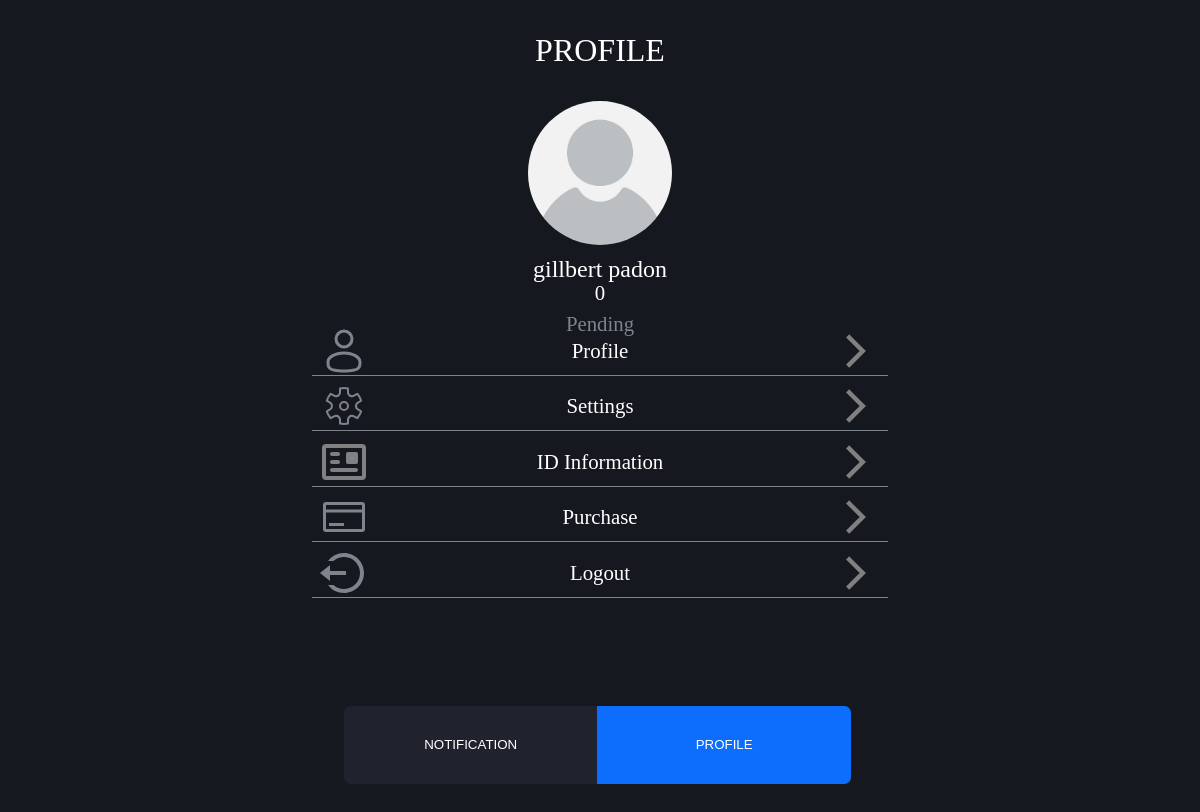
Before: /priotizen_app/profile.php (signed in) with the older database file.
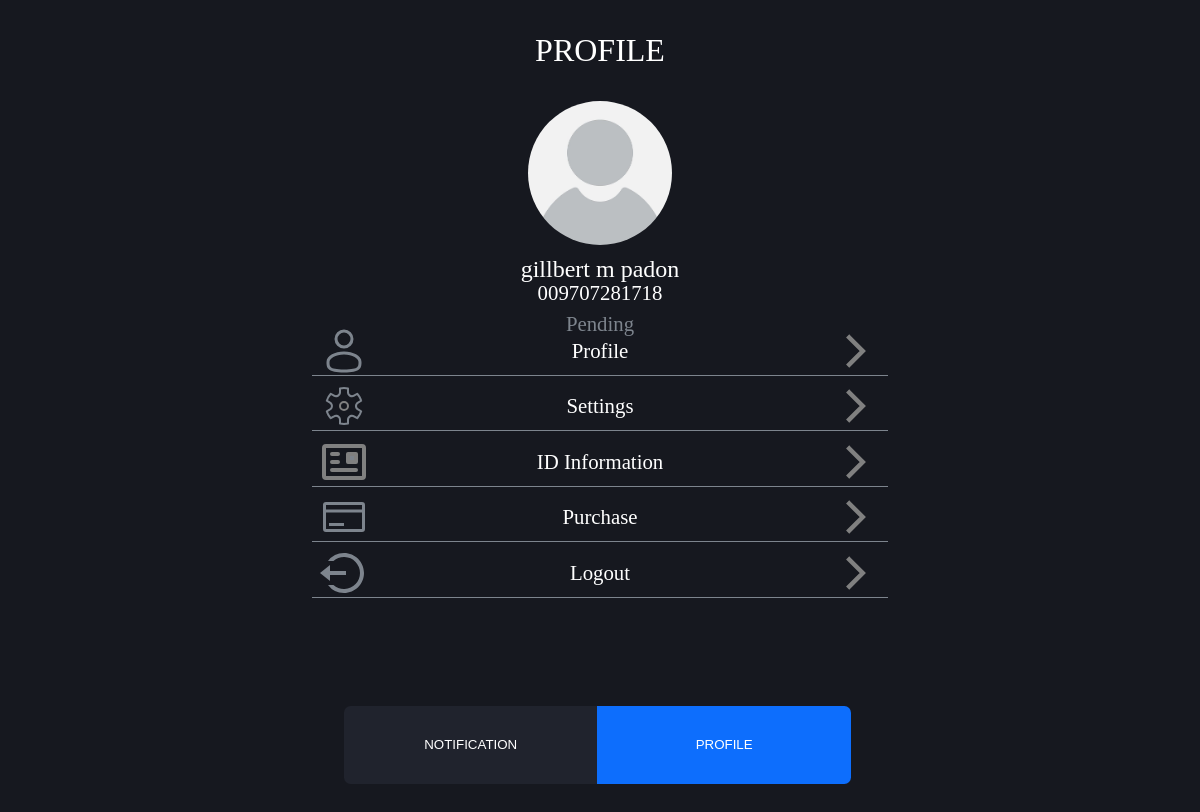
After: the same page with the newer database file.
### tables this page shows
CREATE TABLE `verified` (
  `id` int(11) NOT NULL,
  `fname` varchar(45) DEFAULT NULL,
  `mi` varchar(5) DEFAULT NULL,
  `lname` varchar(45) DEFAULT NULL,
  `email` varchar(45) DEFAULT NULL,
  `bdate` varchar(20) DEFAULT NULL,
  `status_rs` varchar(20) DEFAULT NULL,
  `gender` varchar(20) DEFAULT 'Male',
  `address` varchar(100) DEFAULT NULL,
  `number` varchar(15) DEFAULT NULL,
  `valid_id` varchar(200) DEFAULT NULL,
  `app_id` varchar(15) DEFAULT NULL,
  `photo` varchar(200) DEFAULT NULL,
  `conditions` varchar(20) DEFAULT NULL,
  `nationality` varchar(45) NOT NULL DEFAULT 'Pilipino',
  `family_name` varchar(45) DEFAULT NULL,
  `family_contact` varchar(15) DEFAULT NULL,
  `brgy` varchar(45) DEFAULT 'Tiniguiban'
);

CREATE TABLE `account` (
  `id` int(11) NOT NULL,
  `account_id` int(11) DEFAULT NULL,
  `email` varchar(45) DEFAULT NULL,
  `passcode` varchar(45) DEFAULT NULL,
  `account_type` varchar(10) DEFAULT 'User',
  `account_status` varchar(10) DEFAULT 'Pending'
);

### priotizen_app/profile.php (the view, shortened to what this page needs)
<?php
require('connection.php');
$id = $_SESSION['account_id'];
$query = "SELECT v.*, a.account_status FROM verified v INNER JOIN account a on v.id = a.id where v.id = $id";
$result = mysqli_query($conn,$query);
$assoc = mysqli_fetch_assoc($result);
?>
<!DOCTYPE html>
<html lang="en">
<head>
    <link rel="stylesheet" href="css/root.css">
    <link rel="stylesheet" href="css/profile.css">
</head>
<body>
    <div class="container">
        <div class="head">
            <p>Profile</p>
        </div>
        <div class="avatar">
            <img src="user_img/<?php echo $assoc['photo'] ?>" alt="image">
            <p><?php echo $assoc['fname']." ".$assoc['mi']." ".$assoc['lname'] ?></p>
            <p>0<?php echo $assoc['number'] ?></p>
            <p style="padding-top: .5em;"><?php echo $assoc['account_status'];?></p>
        </div>
        <br>
        <div class="dashboard">
            <div class="entry" onclick="goPage('profile_info')">
                <p>Profile</p>
                <svg xmlns="http://www.w3.org/2000/svg" width="64" height="64" viewBox="0 0 512 512"><path fill="none" stroke="gray" stroke-linecap="square" stroke-miterlimit="10" stroke-width="48" d="m184 112l144 144l-144 144"/></svg>
            </div>
            <div class="entry svgNotFill" onclick="goPage('setting')">
                <p>Settings</p>
                <svg xmlns="http://www.w3.org/2000/svg" width="64" height="64" viewBox="0 0 512 512"><path fill="none" stroke="gray" stroke-linecap="square" stroke-miterlimit="10" stroke-width="48" d="m184 112l144 144l-144 144"/></svg>
            </div>
            <div class="entry notFill" onclick="goPage('card_front')">
                <p>ID Information</p>
                <svg xmlns="http://www.w3.org/2000/svg" width="64" height="64" viewBox="0 0 512 512"><path fill="none" stroke="gray" stroke-linecap="square" stroke-miterlimit="10" stroke-width="48" d="m184 112l144 144l-144 144"/></svg>
            </div>
            <div class="entry" onclick="goPage('history')">
                <svg xmlns="http://www.w3.org/2000/svg" width="64" height="64" viewBox="0 0 32 32"><path fill="gray" d="M28 6H4a2 2 0 0 0-2 2v16a2 2 0 0 0 2 2h24a2 2 0 0 0 2-2V8a2 2 0 0 0-2-2Zm0 2v3H4V8ZM4 24V13h24v11Z"/><path fill="gray" d="M6 20h10v2H6z"/></svg>
                <p>Purchase</p>
                <svg xmlns="http://www.w3.org/2000/svg" width="64" height="64" viewBox="0 0 512 512"><path fill="none" stroke="gray" stroke-linecap="square" stroke-miterlimit="10" stroke-width="48" d="m184 112l144 144l-144 144"/></svg>
            </div>
            <div class="entry" onclick="goPage('logout')">
                <svg xmlns="http://www.w3.org/2000/svg" width="64" height="64" viewBox="0 0 24 24"><path fill="gray" d="M5 11h8v2H5v3l-5-4l5-4v3Zm-1 7h2.708a8 8 0 1 0 0-12H4a9.985 9.985 0 0 1 8-4c5.523 0 10 4.477 10 10s-4.477 10-10 10a9.985 9.985 0 0 1-8-4Z"/></svg>
                <p>Logout</p>
                <svg xmlns="http://www.w3.org/2000/svg" width="64" height="64" viewBox="0 0 512 512"><path fill="none" stroke="gray" stroke-linecap="square" stroke-miterlimit="10" stroke-width="48" d="m184 112l144 144l-144 144"/></svg>
            </div>
        </div>
        <div class="buttonNav">
            <button class="notActive" onclick="goPage('notification')">NOTIFICATION</button>
            <button class="active" onclick="goPage('profile')">PROFILE</button>
        </div>
    </div>
</body>
</html>

Changed rows visible on the page:
changed verified "gillbert": mi (not shown) → "m"; number (not shown) → "09707281718"
